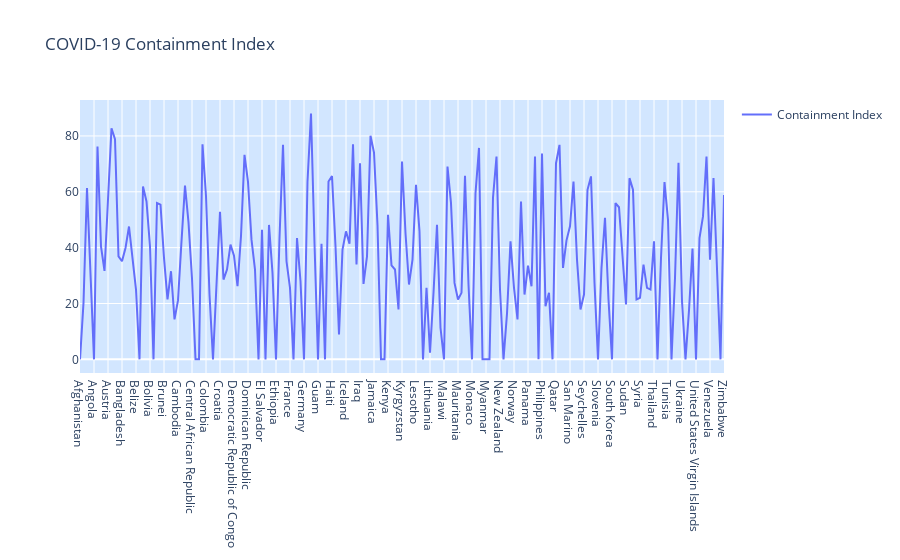

The notebook cell this image was saved under:
### Markdown cell above
## Chart of the disease containment rate for each country

### Code cell
# Create a trace for the scatter plot
trace1 = go.Scatter(
    x=df2['Entity'],  # X-axis data
    y=df2['containment_index'],  # Y-axis data
    name="Containment Index"  # Set the name for the trace
)

# Define the layout for the plot
layout = go.Layout(
    title='COVID-19 Containment Index',  # Set the title of the plot
    plot_bgcolor='rgb(210, 230, 255)',  # Set the background color of the plot
    showlegend=True  # Show the legend in the plot
)

# Create a Figure object with the trace and layout
fig = go.Figure(data=[trace1], layout=layout)

# Display the figure using the interactive plot (iplot) function
iplot(fig)

### Figure 1 — Plotly figure (JSON) as saved in the notebook; plotly's stock layout.template omitted (floating-point values rounded to 4 significant figures; data arrays with more than 128 entries replaced by an {"elided": "..."} marker saying what was removed)
{"data": [{"name": "Containment Index", "type": "scatter", "x": {"elided": "185 str values"}, "y": {"elided": "185 float values"}}], "layout": {"plot_bgcolor": "rgb(210, 230, 255)", "showlegend": true, "title": {"text": "COVID-19 Containment Index"}}}
